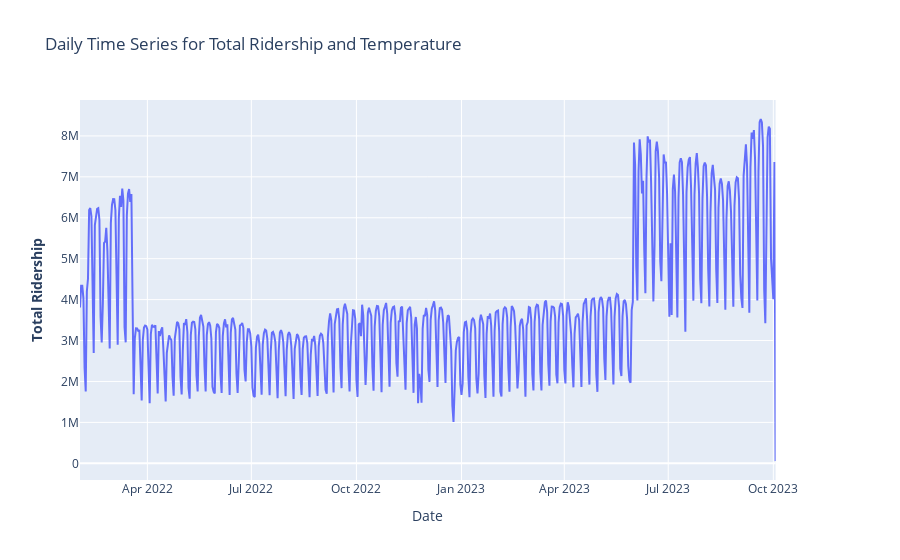

Notebook code cell kept with this figure:
### Code cell
# Create figure with secondary y-axis
fig = make_subplots(specs=[[{"secondary_y": True}]])

fig.add_trace(go.Scatter(x=daily_date_with_weather.date,
                        y=daily_date_with_weather['sum'],
                        name="Temperature"),
             secondary_y=False)
# fig.add_trace(go.Scatter(x=daily_date_with_weather.date,
#                         y=daily_date_with_weather['Avg_Temperature'],
#                         name="Average Temperature")
#                         secondary_y=True)

# Add figure title
fig.update_layout(
    title_text="Daily Time Series for Total Ridership and Temperature"
)
fig.update_xaxes(title_text="Date")
fig.update_yaxes(title_text="<b>Temperature</b> Fahrenheit", secondary_y=True)
fig.update_yaxes(title_text="<b>Total Ridership</b>", secondary_y=False)

### Figure 1 — Plotly figure (JSON) as saved in the notebook; plotly's stock layout.template omitted (floating-point values rounded to 4 significant figures; data arrays with more than 128 entries replaced by an {"elided": "..."} marker saying what was removed)
{"data": [{"name": "Temperature", "type": "scatter", "x": {"elided": "610 str values"}, "xaxis": "x", "y": {"elided": "610 int values"}, "yaxis": "y"}], "layout": {"title": {"text": "Daily Time Series for Total Ridership and Temperature"}, "xaxis": {"anchor": "y", "domain": [0, 0.94], "title": {"text": "Date"}}, "yaxis": {"anchor": "x", "domain": [0, 1], "title": {"text": "<b>Total Ridership</b>"}}, "yaxis2": {"anchor": "x", "overlaying": "y", "side": "right", "title": {"text": "<b>Temperature</b> Fahrenheit"}}}}
